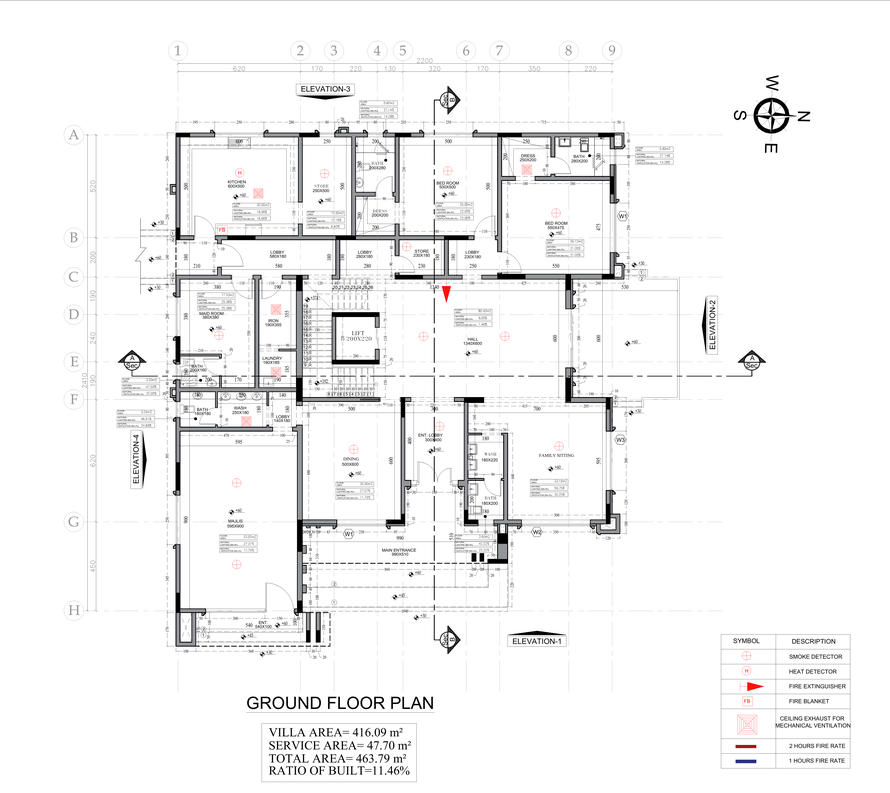
#> input picture resources/images/page_2.png, 890 x 793 px, shrunk from 5313 x 4735 before the run, found by its file name
$ python floor_plan_segmentation_2.py
#> lines starting #> are read from the running program, lines starting #| are printed output that depends on the picture; after the words box and inside, x2 and y2 are one past the last pixel; in counts of white or black regions, pixels touching at a corner belong together
import cv2
import numpy as np
import matplotlib.pyplot as plt
from scipy import ndimage
import os

def segment_rooms_from_simple_floorplan(image_path, output_dir="room_images"):
    """
    Segment rooms from a simple line-drawing floor plan image,
    and save each room as an individual image file.

    Parameters:
    image_path (str): Path to the floor plan image
    output_dir (str): Directory to save individual room images

    Returns:
    tuple: (original image, labeled rooms image, dictionary of rooms with their labels)
    """
#> called with image_path = 'src/cv/resources/images/page_2.png'
    # Create output directory if it doesn't exist
    if not os.path.exists(output_dir):
        os.makedirs(output_dir)

    # Read the image
    img = cv2.imread(image_path)
#> img is the input picture: shape (793, 890, 3); mean B, G, R 244.1, 244, 244.2
    if img is None:
        raise ValueError(f"Could not read image at {image_path}")

    print(f"Image dimensions: {img.shape}")
#| Image dimensions: (793, 890, 3)

    # Create a copy for visualization
    original = img.copy()

    # Convert to grayscale
    gray = cv2.cvtColor(img, cv2.COLOR_BGR2GRAY)

    # Debug save
    cv2.imwrite("1_gray.png", gray)

    # Threshold the image - for line drawings we need a different approach
    # First, invert the image so walls are white
    _, binary = cv2.threshold(gray, 230, 255, cv2.THRESH_BINARY_INV)
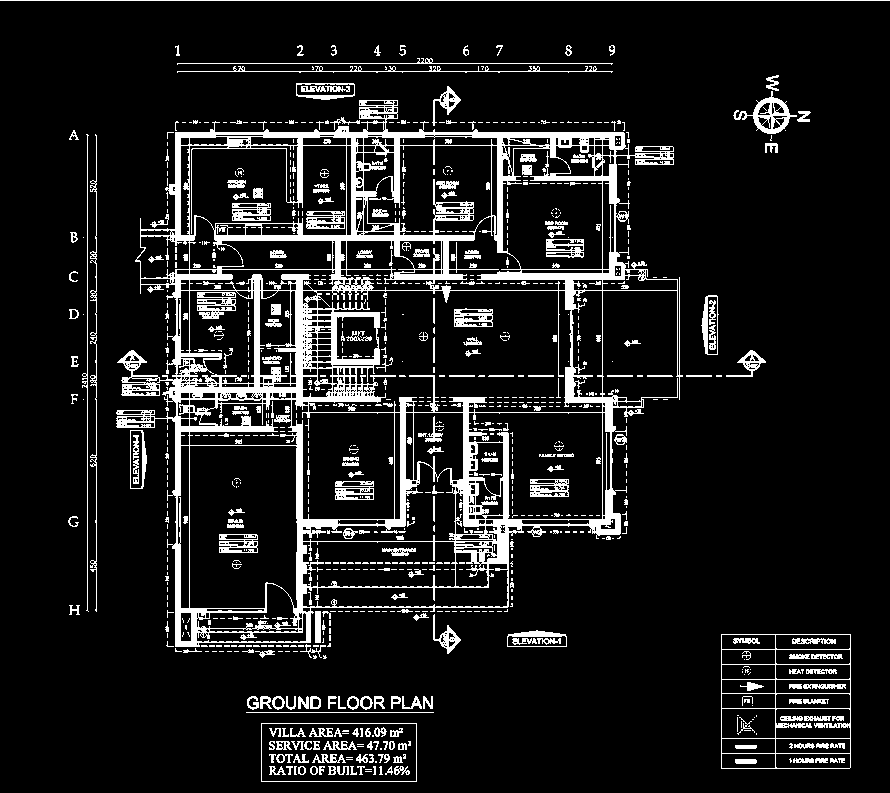
#> binary: shape (793, 890); 11.1% white; 966 white regions (678 under 20 px), largest, box (x1, y1, x2, y2) and area: (116, 100, 683, 647) 47041, (721, 634, 851, 769) 1839, (0, 0, 890, 1) 890

    # Debug save
    cv2.imwrite("2_binary.png", binary)

    # Dilate the walls slightly to ensure they're connected
    kernel = np.ones((3, 3), np.uint8)
    dilated_walls = cv2.dilate(binary, kernel, iterations=1)
#> dilated_walls: shape (793, 890); 21.2% white; 241 white regions (46 under 20 px), largest, box (x1, y1, x2, y2) and area: (115, 99, 684, 660) 98613, (720, 633, 852, 770) 6023, (81, 133, 98, 613) 3568

    # Debug save
    cv2.imwrite("3_dilated_walls.png", dilated_walls)

    # Create a larger image with a border to ensure outer rooms are detected
    h, w = dilated_walls.shape
    bordered = np.zeros((h+40, w+40), dtype=np.uint8)
    bordered[20:h+20, 20:w+20] = dilated_walls
#> bordered: shape (833, 930); 19.3% white; 241 white regions (46 under 20 px), largest, box (x1, y1, x2, y2) and area: (135, 119, 704, 680) 98613, (740, 653, 872, 790) 6023, (101, 153, 118, 633) 3568

    # Add a border around the entire image
    cv2.rectangle(bordered, (10, 10), (w+30, h+30), 255, 2)
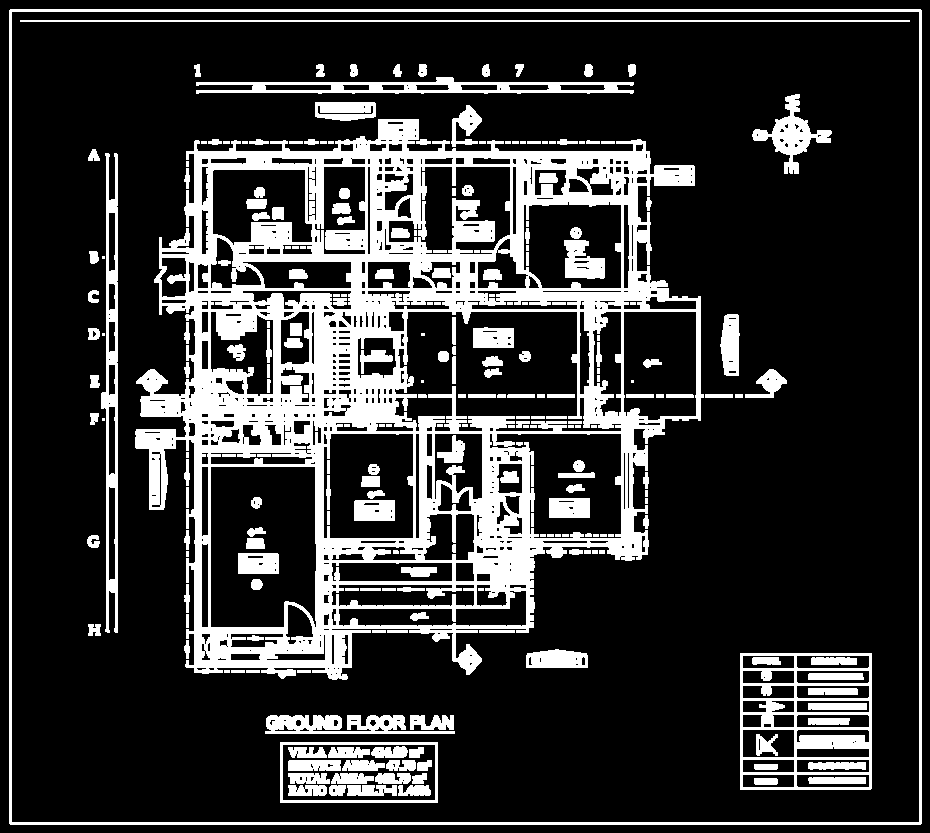
#> bordered: shape (833, 930); 20.7% white; 242 white regions (46 under 20 px), largest, box (x1, y1, x2, y2) and area: (135, 119, 704, 680) 98613, (9, 9, 922, 825) 10334, (740, 653, 872, 790) 6023

    # Debug save
    cv2.imwrite("4_bordered.png", bordered)

    # Detect rooms using connected components on the inverse
    # (the spaces between walls are rooms)
    room_mask = cv2.bitwise_not(bordered)

    # Remove small holes inside rooms
    room_mask = cv2.morphologyEx(room_mask, cv2.MORPH_CLOSE, kernel, iterations=2)
#> room_mask: shape (833, 930); 86.7% white; 299 black regions, largest, box (x1, y1, x2, y2) and area: (182, 285, 403, 680) 21759, (185, 119, 651, 321) 20311, (468, 447, 544, 598) 3413

    # Debug save
    cv2.imwrite("5_room_mask.png", room_mask)

    # Label connected components (rooms)
    labeled_array, num_features = ndimage.label(room_mask)
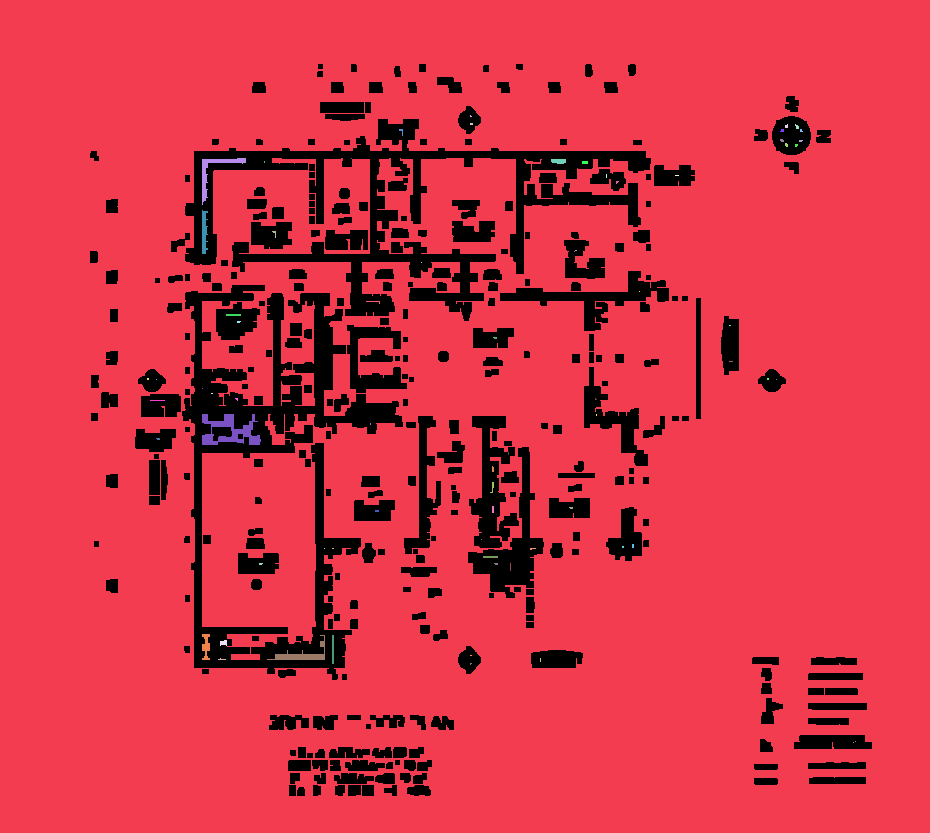
#> labeled_array: shape (833, 930) int32; 72 distinct labels, from 0 to 71; one colour per label, 0 black
#> num_features = 71
    print(f"Found {num_features} potential rooms")
#| Found 71 potential rooms

    # Create colored image for visualization
    colored_rooms = np.zeros((h+40, w+40, 3), dtype=np.uint8)

    # Random colors for rooms
    colors = np.random.randint(0, 255, size=(num_features + 1, 3), dtype=np.uint8)
#> colors = 72 rows, first 8: [172, 10, 127], [140, 47, 170], [196, 151, 117], [166, 22, 183], [192, 204, 33], [216, 67, 179], [78, 154, 251], [82, 162, 219]
    colors[0] = [0, 0, 0]  # Background is black

    for i in range(1, num_features + 1):
        colored_rooms[labeled_array == i] = colors[i]

    # Debug save
    cv2.imwrite("6_colored_rooms.png", colored_rooms)

    # Trim colored_rooms back to original size
    colored_rooms_trimmed = colored_rooms[20:h+20, 20:w+20]
    cv2.imwrite("7_colored_rooms_trimmed.png", colored_rooms_trimmed)

    # Define room names manually for this specific floor plan
    # This is better than OCR for this type of drawing
    # You'll need to adjust these coordinates based on your specific floor plan
    room_labels = {
        "MAID ROOM": (100, 80),  # Approximate (x, y) center of the room
        "IRON": (420, 80),
        "LAUNDRY": (420, 180),
        "BATHROOM": (200, 200)
    }

    # Create a result dictionary with room information
    rooms_info = {}

    # Process each room
    for room_id in range(1, num_features + 1):
        # Create a mask for the current room in the original image coordinates
        room_mask_original = (labeled_array[20:h+20, 20:w+20] == room_id)

        # Skip if the room is too small (likely noise)
        room_area = np.sum(room_mask_original)
        if room_area < 1000:  # Adjust threshold based on your image size
            print(f"Room {room_id} is too small (area: {room_area}), skipping")
            continue

        # Find bounding box
        room_indices = np.where(room_mask_original)
        if len(room_indices[0]) == 0:
            continue

        y_indices, x_indices = room_indices

        # Get min/max coordinates for bounding box
        try:
            x_min, x_max = np.min(x_indices), np.max(x_indices)
            y_min, y_max = np.min(y_indices), np.max(y_indices)

            # Debug output
            print(f"Room {room_id} bbox: ({x_min}, {y_min}, {x_max}, {y_max})")

            # Ensure coordinates are valid
            if x_min >= x_max or y_min >= y_max:
                print(f"Invalid bounding box for room {room_id}")
                continue

            # Add some padding
            padding = 5
            x_min = max(0, x_min - padding)
            y_min = max(0, y_min - padding)
            x_max = min(w - 1, x_max + padding)
            y_max = min(h - 1, y_max + padding)

        except ValueError as e:
            print(f"Error finding bounding box for room {room_id}: {e}")
            continue

        # Calculate centroid of the room
        centroid_y = int(np.mean(y_indices))
        centroid_x = int(np.mean(x_indices))

        # Assign room name based on the closest centroid
        room_name = f"Room_{room_id}"
        min_dist = float('inf')

        for label, (label_x, label_y) in room_labels.items():
            dist = np.sqrt((centroid_x - label_x)**2 + (centroid_y - label_y)**2)
            if dist < min_dist:
                min_dist = dist
                room_name = label

        # Extract room from original image
        try:
            room_image = original[y_min:y_max+1, x_min:x_max+1].copy()

            # Verify that the extracted image is not empty
            if room_image.size == 0 or room_image.shape[0] == 0 or room_image.shape[1] == 0:
                print(f"Extracted empty image for room {room_id}, skipping")
                continue

        except Exception as e:
            print(f"Error extracting image for room {room_id}: {e}")
            continue

        # Clean room name for filename
        clean_name = ''.join(c if c.isalnum() else '_' for c in room_name)
        room_filename = f"{clean_name}_{room_id}.png"
        room_path = os.path.join(output_dir, room_filename)

        # Add text label to the room image
        try:
            cv2.putText(room_image, room_name, (20, 30),
                        cv2.FONT_HERSHEY_SIMPLEX, 0.7, (0, 0, 255), 2)

            # Save room image
            print(f"Saving room {room_id} as {room_name} to {room_path}")
            cv2.imwrite(room_path, room_image)

        except Exception as e:
            print(f"Error saving image for room {room_id}: {e}")
            continue

        # Store room information
        rooms_info[room_id] = {
            'name': room_name,
            'centroid': (centroid_x, centroid_y),
            'image_path': room_path,
            'bbox': (x_min, y_min, x_max, y_max),
            'area': room_area
        }

        # Add text to the colored room visualization
        cv2.putText(colored_rooms_trimmed, room_name, (centroid_x, centroid_y),
                    cv2.FONT_HERSHEY_SIMPLEX, 0.5, (255, 255, 255), 2)
#> this loop made 71 passes
#> room_area on passes 13, 15, 21, 28, 42, 58: 375, 66, 196, 30, 891, 30
#> (printed output is left out)
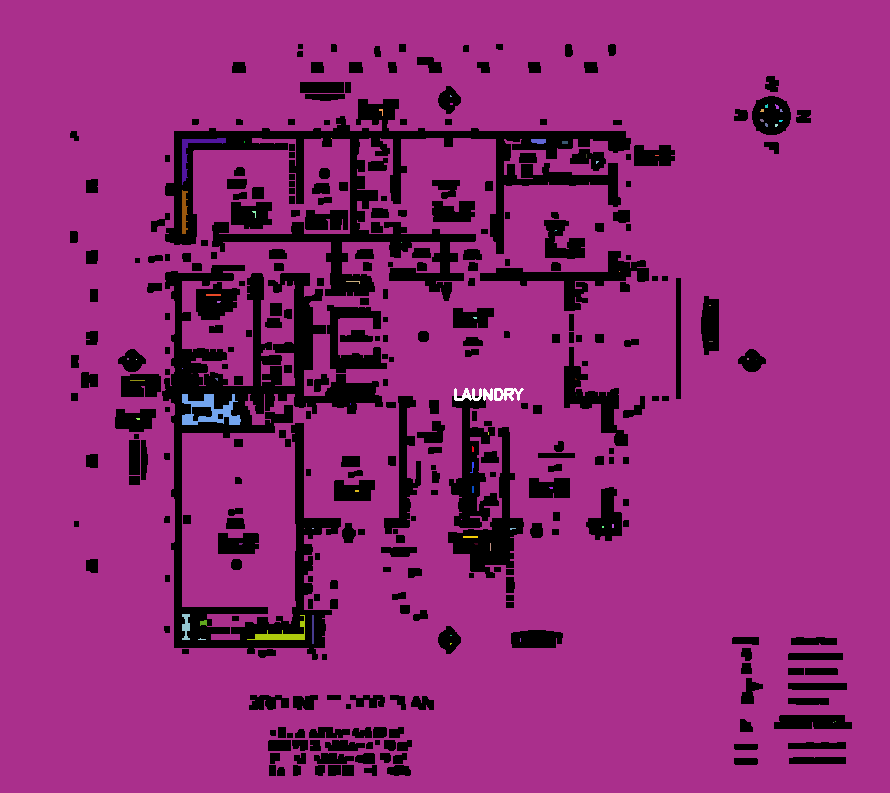
#> colored_rooms_trimmed: shape (793, 890, 3); mean of channels 0, 1, 2 119.8, 40.6, 145.2; drawn as B, G, R
#> room_mask_original: shape (793, 890) bool; 0% white in thin lines or dots, all inside (x1, y1, x2, y2) = (833, 722, 834, 723)
#> after the loop, rooms_info = 1 item

    print(f"Successfully processed {len(rooms_info)} rooms")
#| Successfully processed 1 rooms

    # Mark room boundaries on the original
    annotated = original.copy()
    for room_id, info in rooms_info.items():
        x_min, y_min, x_max, y_max = info['bbox']
        color = colors[room_id].tolist()
        cv2.rectangle(annotated, (x_min, y_min), (x_max, y_max), color, 2)
        cv2.putText(annotated, info['name'], info['centroid'],
                    cv2.FONT_HERSHEY_SIMPLEX, 0.5, (0, 0, 255), 2)
#> this loop made 1 pass
#> (room_id, x_min, y_min, x_max, y_max, color) on pass 1: (1, 0, 0, 889, 792, [140, 47, 170])
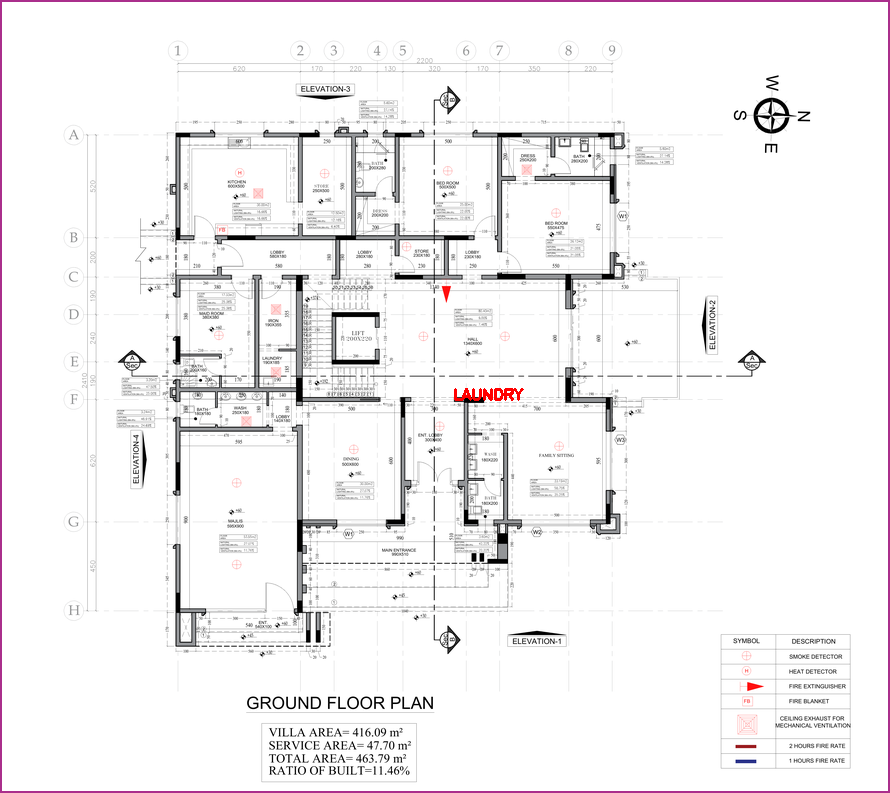
#> annotated: shape (793, 890, 3); 1.03% of pixels changed, all inside (x1, y1, x2, y2) = (0, 0, 890, 793)

    cv2.imwrite("8_annotated.png", annotated)

    return original, colored_rooms_trimmed, rooms_info

def visualize_results(original, segmented, rooms_info):
    """
    Visualize the original image and segmentation results
    """
    plt.figure(figsize=(15, 10))

    plt.subplot(1, 2, 1)
    plt.title("Original Floor Plan")
    plt.imshow(cv2.cvtColor(original, cv2.COLOR_BGR2RGB))
    plt.axis('off')

    plt.subplot(1, 2, 2)
    plt.title("Segmented Rooms")
    plt.imshow(segmented)
    plt.axis('off')

    # Print room information
    print("\nIdentified Rooms:")
    for room_id, info in rooms_info.items():
        print(f"Room {room_id}: {info['name']} (saved to {os.path.basename(info['image_path'])})")

    plt.tight_layout()
    plt.show()

# Example usage
if __name__ == "__main__":
    # Replace with your floor plan image path
    base_dir = os.getcwd()
    image_path = os.path.join(base_dir, "resources", "images", "page_2.png")
    output_dir = os.path.join(base_dir, "resources", "processed", "rooms", "segmented2")


    try:
        original, segmented, rooms_info = segment_rooms_from_simple_floorplan(image_path, output_dir)
#> rooms_info = 1 item

        # Export room data to a CSV file
        import csv
        with open('room_data.csv', 'w', newline='') as csvfile:
            fieldnames = ['room_id', 'name', 'centroid_x', 'centroid_y', 'area', 'image_path']
            writer = csv.DictWriter(csvfile, fieldnames=fieldnames)

            writer.writeheader()
            for room_id, info in rooms_info.items():
                writer.writerow({
                    'room_id': room_id,
                    'name': info['name'],
                    'centroid_x': info['centroid'][0],
                    'centroid_y': info['centroid'][1],
                    'area': info['area'],
                    'image_path': info['image_path']
                })
#> this loop made 1 pass
#> room_id on pass 1: 1

        if rooms_info:
            visualize_results(original, segmented, rooms_info)
#> the loop in visualize_results, `for room_id, info in rooms_info.items():` made 1 pass
#> (printed output is left out)
#> in visualize_results, `plt.show()`:
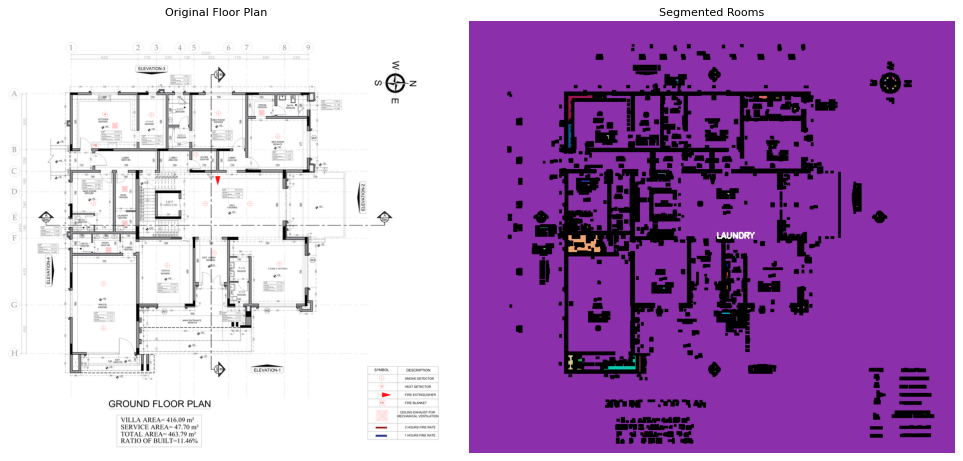
#> figure drawn by matplotlib, 2 panels
            print(f"\nAll room images saved to the '{output_dir}' directory")
        else:
            print("No valid rooms were found in the image")

    except Exception as e:
        print(f"Error: {str(e)}")
        import traceback
        traceback.print_exc()
